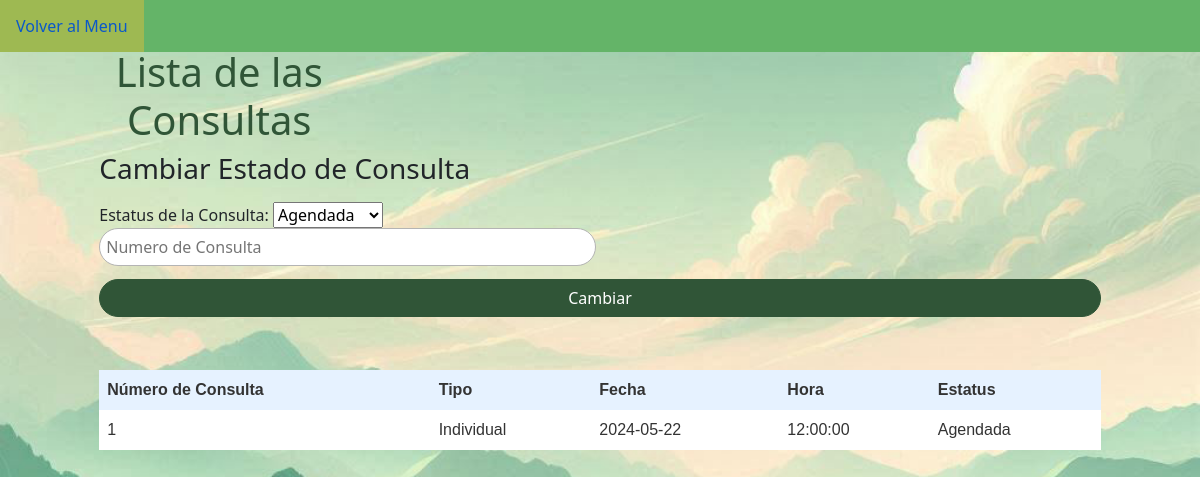
Before: /consultasPsicologa.php with the older database file.
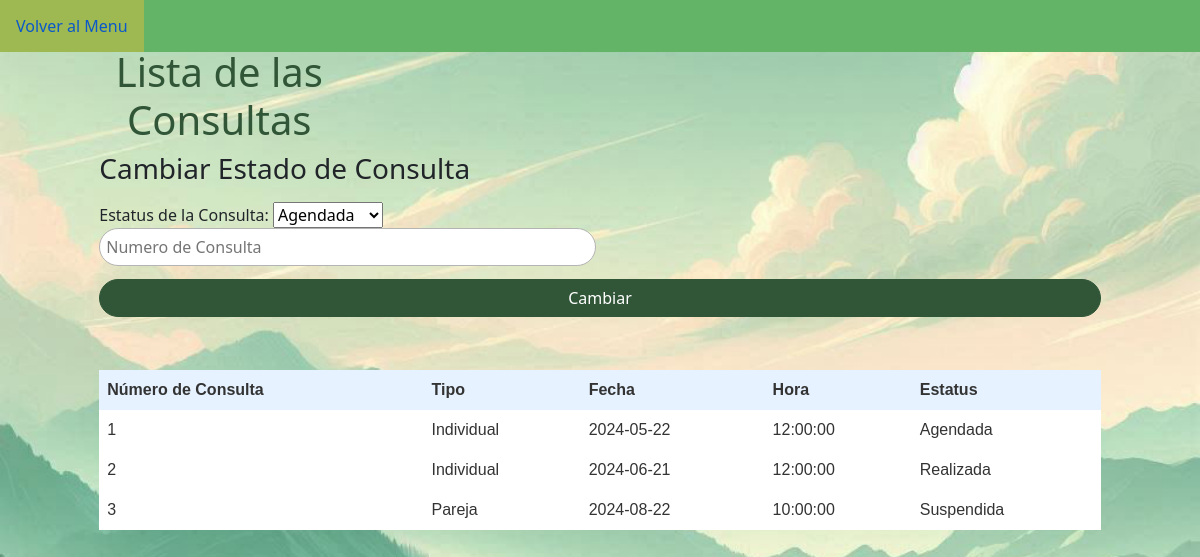
After: the same page with the newer database file.
### tables this page shows
CREATE TABLE `consulta` (
  `id_con` int(11) NOT NULL,
  `id_pact` int(11) NOT NULL,
  `id_pactinf` int(11) DEFAULT NULL,
  `id_pactpar` int(11) DEFAULT NULL,
  `id_psi` int(11) NOT NULL,
  `id_tipocon` int(11) NOT NULL,
  `fecha` date NOT NULL,
  `hora` time NOT NULL,
  `duracion` varchar(10) NOT NULL,
  `estado_con` enum('Agendada','Realizada','Suspendida') NOT NULL
);

CREATE TABLE `tipo_consulta` (
  `id_tipocon` int(11) NOT NULL,
  `tipo_consulta` enum('Individual','Infantil','Pareja') NOT NULL,
  `precio` float NOT NULL
);

### consultasPsicologa.php (the view, shortened to what this page needs)
<?php
$user="root";
$pass="";
$server="localhost";
$db="emocion_vital";
$con=mysqli_connect($server, $user, $pass, $db) or die ("No se pudo conectar ".mysqli_error());
$consultapendiente = "SELECT c.id_con AS id_con, ct.tipo_consulta AS tipo_consulta, c.fecha AS fecha, c.hora AS hora, c.estado_con AS estado_con FROM tipo_consulta ct
                      INNER JOIN consulta c ON ct.id_tipocon=c.id_tipocon
                      INNER JOIN paciente p ON c.id_pact=p.id_pact
                      WHERE c.id_psi = 1";
$ejecute = mysqli_query($con, $consultapendiente);
$listaConsultas = "";
if (mysqli_num_rows($ejecute) > 0) {
    while ($lista = mysqli_fetch_array($ejecute)) {
        $listaConsultas .=  '<tr>
                                <td>' . $lista['id_con'] . '</td>
                                <td>' . $lista['tipo_consulta'] . '</td>
                                <td>' . $lista['fecha'] . '</td>
                                <td>' . $lista['hora'] . '</td>
                                <td>' . $lista['estado_con'] . '</td>
                            </tr>';
    }
  }else {
    $listaConsultas = '<tr>
                        No se encuentran Consultas
                      </tr>';
}
?>
<!DOCTYPE html>
<html>
<head>
    <div id="barraSeleccion">
      <ul>
        <li><a href="index-psi.html">Volver al Menu</a></li>
      </ul>
    </div>
    <link rel="stylesheet" href="Style.css"/>
    <link href="https://cdn.jsdelivr.net/npm/bootstrap@5.3.3/dist/css/bootstrap.min.css" rel="stylesheet">
</head>
<body>
  <header>
    <br><br>
    <h1>Lista de las Consultas</h1>
  </header>
  <form class="row g-2 needs-validation" novalidate id="listaConsulta" method="POST" action="cambiarEstadoCon.php">
    <h3>Cambiar Estado de Consulta</h3>
    <div class="col-md-6">
      <label for="">Estatus de la Consulta: </label>
      <select name="estadocon" id="estadocon">
      <option value="Agendada">Agendada</option>
      </select>
      <input type ="text" id= "idcon" name ="idcon" requiered pattern = "[0-9]"
      placeholder = "Numero de Consulta"/>
    </div>
      <br><br>
      <div class="enviar">
        <input type ="submit" value = "Cambiar" />
      </div>
  </form>
    <br><br>
    <table>
      <thead>
        <tr>
          <th>Número de Consulta</th>
          <th>Tipo</th>
          <th>Fecha</th>
          <th>Hora</th>
          <th>Estatus</th>
        </tr>
      </thead>
      <tbody>
        <?php
            echo $listaConsultas;
        ?>
      </tbody>
    </table>
</body>
</html>

### Style.css (style rules this page uses)
body { background-image: url("fondo.png"); background-size: cover ; padding-left: "10px"; margin: 10px; }
header { width: 240px; margin: o auto; text-align: center; color: #305537; }
html { width: 100%; margin: 0; display: flex; justify-content: center; align-items: center; }
input[type="text"], input[type="password"], button { width: 100%; padding: 6px; margin-bottom: 5px; border: 1px solid #b4b4b4; border-radius: 30px; box-sizing: border-box; }
input[type= "submit"] { width: 100%; padding: 6px; margin-bottom: 5px; border: 1px solid #305537; border-radius: 30px; box-sizing: border-box; background-color: #305537; color: #fff; cursor: pointer; transition: background-color 0.3s ease; }

### consultasPsicologa.php (style rules this page uses)
#barraSeleccion { position: fixed; top: 0; left: 0; width: 100%; background-color: #64b468; color: white; z-index: 1000; }
#barraSeleccion ul { list-style-type: none; margin: 0; padding: 0; overflow: hidden; }
#barraSeleccion li { float: left; }
#barraSeleccion li a { display: block; text-align: center; padding: 14px 16px; text-decoration: none; }
table { font-family: arial, sans-serif; border-collapse: collapse; width: 100%; }
th { background-color: #e6f2ff; color: #333; border: 1px solid #dddddd; text-align: left; padding: 8px; }
td { background-color: #ffffff; color: #333; border: 1px solid #dddddd; text-align: left; padding: 8px; }

Changed rows visible on the page:
added consulta: id_con "2", id_tipocon.tipo_consulta "Individual", fecha "2024-06-21", hora "12:00:00", estado_con "Realizada"
added consulta: id_con "3", id_tipocon.tipo_consulta "Pareja", fecha "2024-08-22", hora "10:00:00", estado_con "Suspendida"
